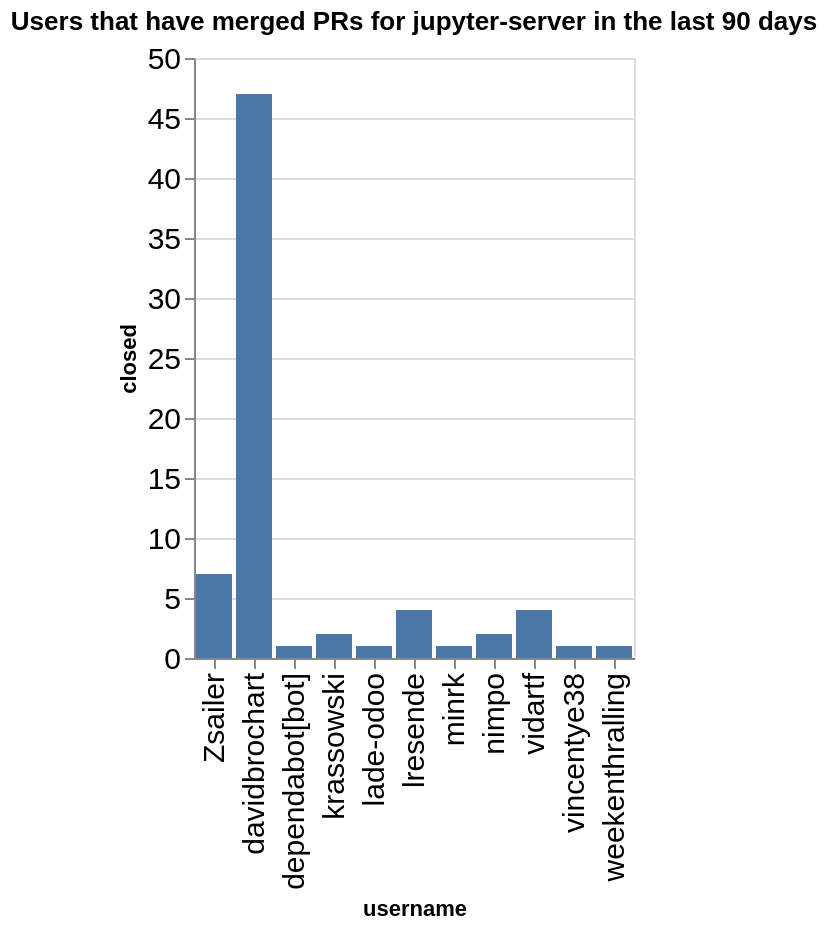

Write notebook code for a chart like this one.
### Code cell
charts = []
title = f"Users that have merged PRs for {github_org} in the last {n_days} days"
ch = alt.Chart(data=closed_by_repo.replace(np.nan, 0), title=title).mark_bar().encode(
    x='username',
    y='closed',
)
ch

### Figure 1 — Vega-Lite specification as saved in the notebook (floating-point values rounded to 4 significant figures)
{"config": {"axisLeft": {"labelFontSize": 15}, "axisBottom": {"labelFontSize": 15}}, "data": {"name": "data-cb27daafc0d6ddac44f92a764fe7a958"}, "mark": {"type": "bar"}, "encoding": {"x": {"field": "username", "type": "nominal"}, "y": {"field": "closed", "type": "quantitative"}}, "title": "Users that have merged PRs for jupyter-server in the last 90 days", "$schema": "https://vega.github.io/schema/vega-lite/v5.20.1.json", "datasets": {"data-cb27daafc0d6ddac44f92a764fe7a958": [{"name": "enterprise_gateway", "username": "lresende", "closed": 4}, {"name": "enterprise_gateway", "username": "weekenthralling", "closed": 1}, {"name": "fps", "username": "davidbrochart", "closed": 3}, {"name": "jupyter-resource-usage", "username": "krassowski", "closed": 1}, {"name": "jupyter-resource-usage", "username": "nimpo", "closed": 2}, {"name": "jupyter_server", "username": "Zsailer", "closed": 6}, {"name": "jupyter_server", "username": "dependabot[bot]", "closed": 1}, {"name": "jupyter_server", "username": "lade-odoo", "closed": 1}, {"name": "jupyter_server", "username": "minrk", "closed": 1}, {"name": "jupyter_server", "username": "vidartf", "closed": 2}, {"name": "jupyter_server", "username": "vincentye38", "closed": 1}, {"name": "jupyter_server_terminals", "username": "Zsailer", "closed": 1}, {"name": "jupyter_ydoc", "username": "davidbrochart", "closed": 6}, {"name": "jupyter_ydoc", "username": "krassowski", "closed": 1}, {"name": "jupyverse", "username": "davidbrochart", "closed": 38}, {"name": "team-compass", "username": "vidartf", "closed": 2}]}}
